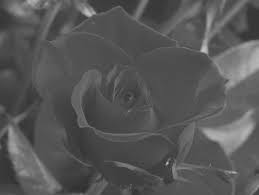
#> input picture image enhancement/test images/sample_2.jpg, 259 x 195 px, found by its file name
$ python cs.py
#> lines starting #> are read from the running program, lines starting #| are printed output that depends on the picture
#import numpy,cv2,matplotlip
import numpy as np
import cv2 as cv
from google.colab.patches import cv2_imshow
from matplotlib import pyplot as plt

# Create an image object
im = '/content/sample_2.jpg'

# Read the image as gray scale image
image = cv.imread(im,cv.IMREAD_GRAYSCALE)
#> image is the input picture: shape (195, 259); min 45, max 199, mean 86.4

# Display the grayscale image before contrast stretching
cv2_imshow(image)
print("\t")
hist,bin = np.histogram(image,256)
#> hist = 256 values, max 2347 at index 61, min 0 at index 1, mean 197.3; bin = 257 values from 45 to 199
plt.plot(bin[0:-1],hist)
# Display the histogram before contrast stretching
plt.show()
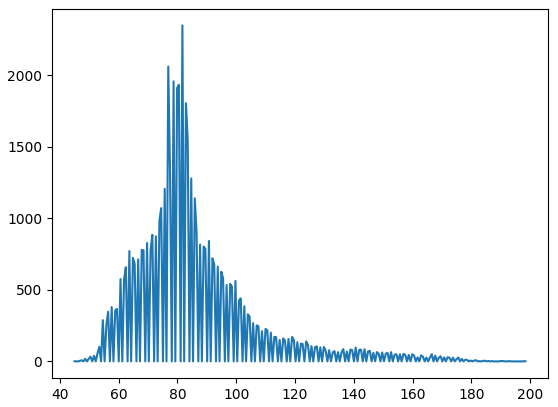
#> figure drawn by matplotlib, 1 panel; curve peaks at x = 81.7, y = 2347

# calculate the maximum and minimum pixel value
lim1=np.min(image)
#> lim1 = 45
lim2=np.max(image)
#> lim2 = 199
print("\n")

# Display the maximum and minimum pixel value
print("Minimum pixel value :",lim1)
#| Minimum pixel value : 45
print("Maximum pixel value :",lim2)
#| Maximum pixel value : 199
print("\t")

# Create an image1 object
# Formula to calculate Contrast stretching
image1 = (image - lim1)/(lim2-lim1)*255
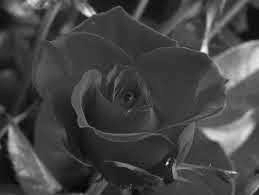
#> image1: shape (195, 259) float64; min 0, max 255, mean 68.5

# Display the grayscale image after contrast stretching
cv2_imshow(image1)
print("\t")
hist,bin = np.histogram(image1,256)
#> bin = 257 values from 0 to 255
plt.plot(bin[0:-1],hist)
# Display the histogram after contrast stretching
plt.show()
#> figure, not shown here; curve peaks at x = 60.76, y = 2347

$ run again, with image enhancement/test images/sample_1.jpg copied over image enhancement/test images/sample_2.jpg
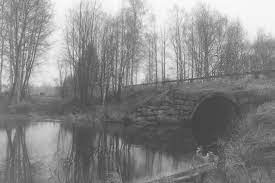
#> input picture image enhancement/test images/sample_1.jpg, 275 x 183 px, found by its file name
#> image is the input picture: shape (183, 275); min 55, max 255, mean 136.3
#> `hist,bin = np.histogram(image,256)`: hist = 256 values, max 761 at index 244, min 0 at index 1, mean 196.6; bin = 257 values from 55 to 255
#> `plt.show()`:
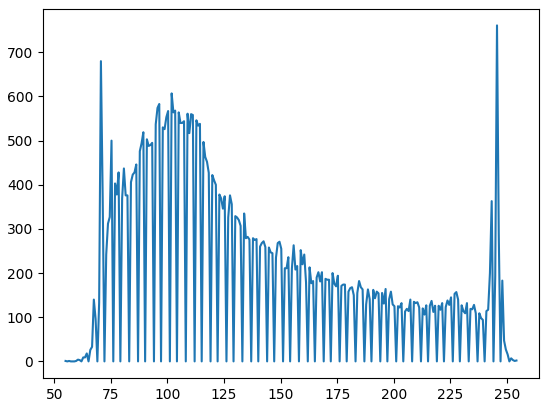
#> figure drawn by matplotlib, 1 panel; curve peaks at x = 245.6, y = 761
#> lim1 = 55
#> lim2 = 255
#| Minimum pixel value : 55
#| Maximum pixel value : 255
#> `image1 = (image - lim1)/(lim2-lim1)*255`:
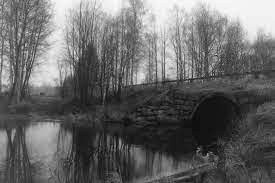
#> image1: shape (183, 275) float64; min 0, max 255, mean 103.6
#> `hist,bin = np.histogram(image1,256)`: bin = 257 values from 0 to 255

$ run again, with image enhancement/test images/sampl_3.png saved as image enhancement/test images/sample_2.jpg
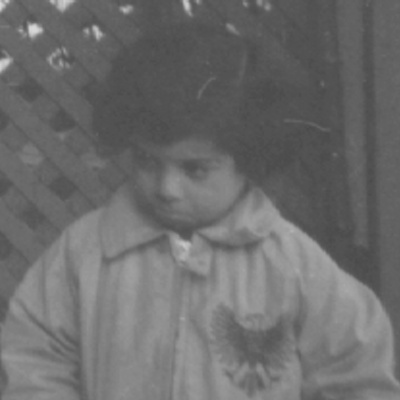
#> input picture image enhancement/test images/sampl_3.png, 400 x 400 px, found by its file name
#> image is the input picture: shape (400, 400); min 73, max 216, mean 108.6
#> `hist,bin = np.histogram(image,256)`: hist = 256 values, max 7953 at index 16, min 0 at index 2, mean 625; bin = 257 values from 73 to 216
#> lim1 = 73
#> lim2 = 216
#| Minimum pixel value : 73
#| Maximum pixel value : 216
#> `image1 = (image - lim1)/(lim2-lim1)*255`:
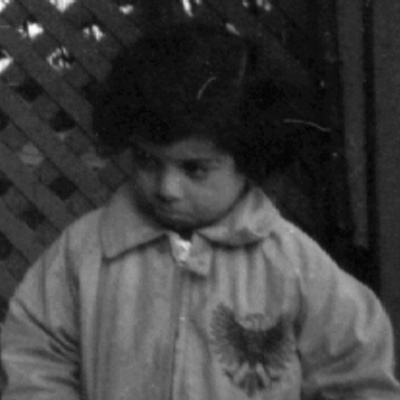
#> image1: shape (400, 400) float64; min 0, max 255, mean 63.5
#> `hist,bin = np.histogram(image1,256)`: bin = 257 values from 0 to 255
#> `plt.show()`:
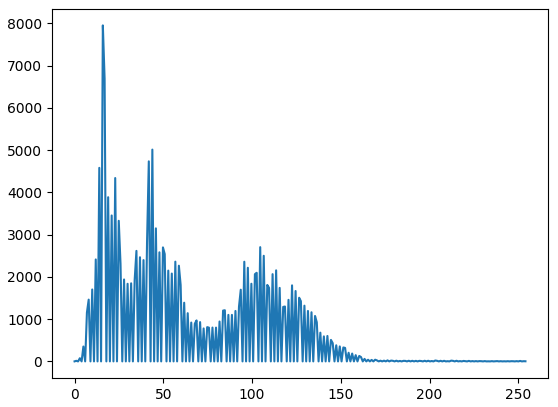
#> figure drawn by matplotlib, 1 panel; curve peaks at x = 15.94, y = 7953
